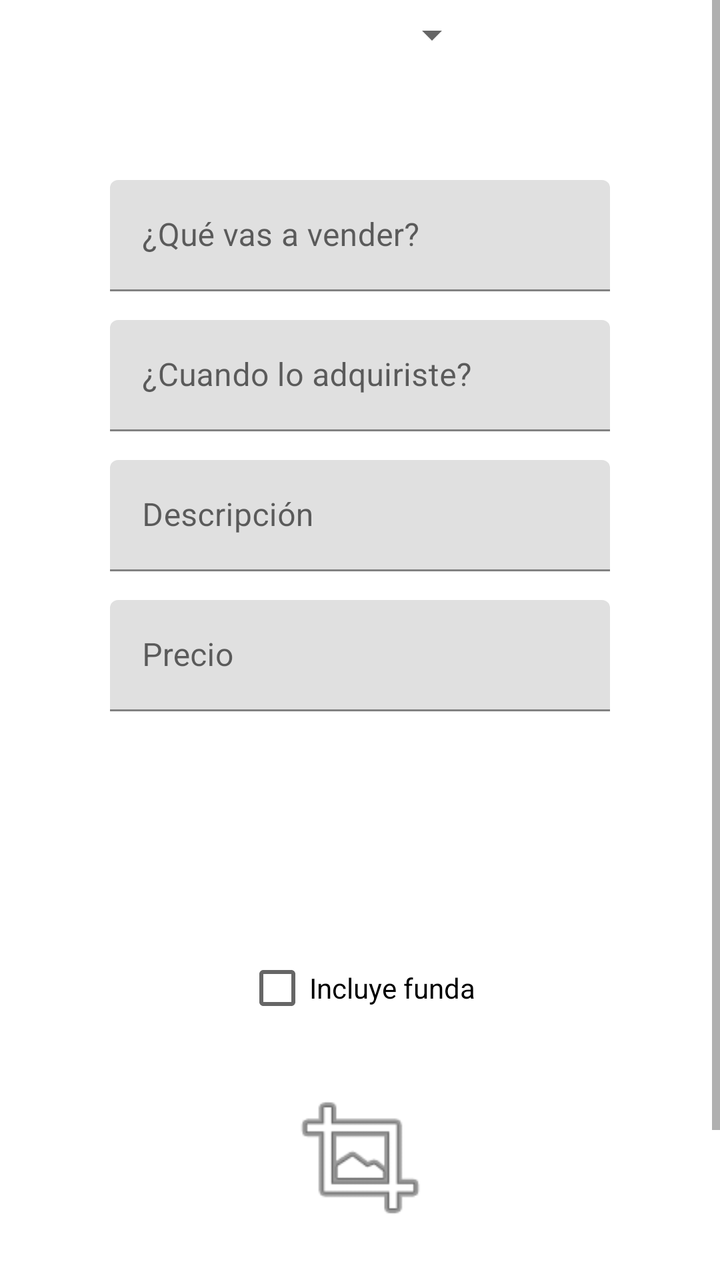
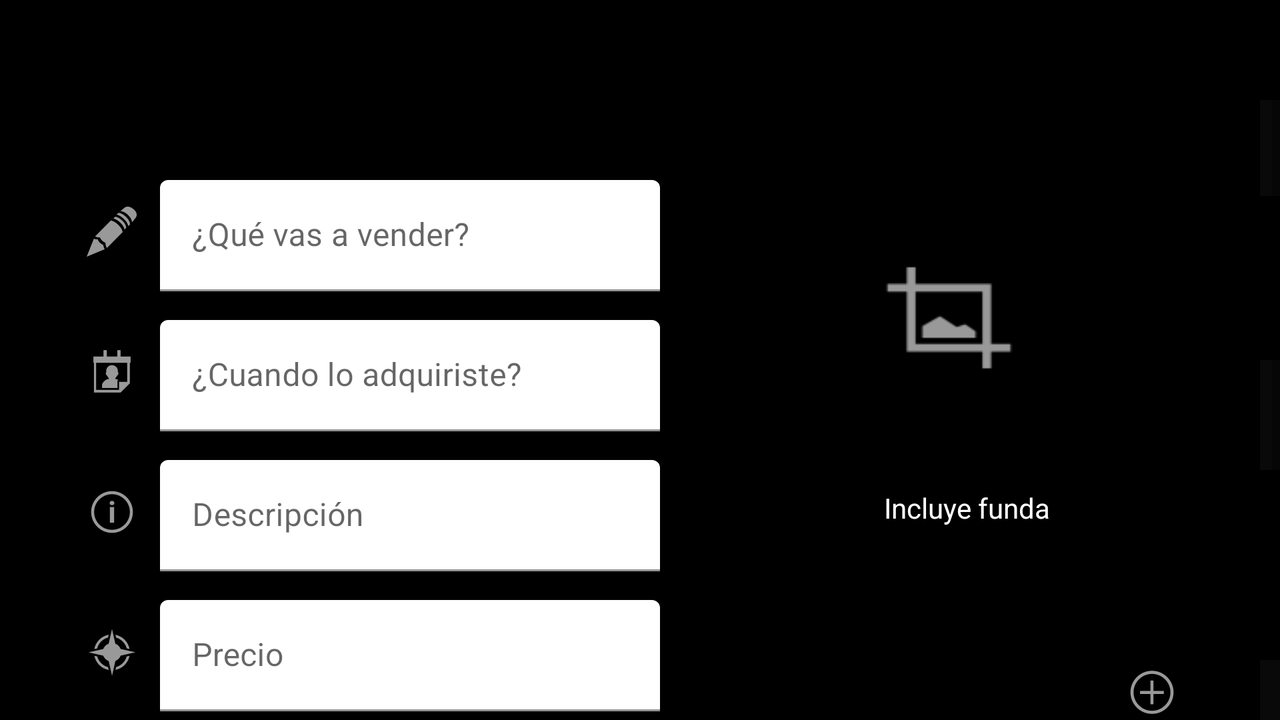

The same Android screen from two of the app's own layout files: first res/layout/ as a phone draws it, then the author's variant for another configuration, drawn on a device whose configuration selects that folder. Both files follow.
<!-- AndroidManifest.xml: application theme Theme.Musec -->
<!-- res/layout/content_form.xml -->
<?xml version="1.0" encoding="utf-8"?>
<androidx.constraintlayout.widget.ConstraintLayout xmlns:android="http://schemas.android.com/apk/res/android"
    xmlns:app="http://schemas.android.com/apk/res-auto"
    xmlns:tools="http://schemas.android.com/tools"
    android:id="@+id/Guardar"
    android:layout_width="match_parent"
    android:layout_height="match_parent"
    android:background="#FFFFFF"
    app:layout_behavior="@string/appbar_scrolling_view_behavior">

    <ScrollView
        android:layout_width="match_parent"
        android:layout_height="match_parent">

        <androidx.constraintlayout.widget.ConstraintLayout
            android:layout_width="match_parent"
            android:layout_height="wrap_content">

            <CheckBox
                android:id="@+id/checkBox2"
                android:layout_width="wrap_content"
                android:layout_height="wrap_content"
                android:layout_marginTop="470dp"
                android:text="Incluye funda"
                app:layout_constraintEnd_toEndOf="parent"
                app:layout_constraintStart_toStartOf="parent"
                app:layout_constraintTop_toTopOf="parent" />

            <ImageView
                android:id="@+id/imageView4"
                android:layout_width="89dp"
                android:layout_height="77dp"
                android:layout_marginTop="540dp"
                app:layout_constraintEnd_toEndOf="parent"
                app:layout_constraintStart_toStartOf="parent"
                app:layout_constraintTop_toTopOf="parent"
                app:srcCompat="@android:drawable/ic_menu_crop" />

            <Button
                android:id="@+id/button4"
                android:layout_width="66dp"
                android:layout_height="55dp"
                android:layout_marginTop="670dp"
                android:background="#000000"
                android:backgroundTint="#090909"
                app:icon="@android:drawable/ic_menu_save"
                app:layout_constraintEnd_toEndOf="parent"
                app:layout_constraintStart_toStartOf="parent"
                app:layout_constraintTop_toTopOf="parent" />

            <Button
                android:id="@+id/button2"
                android:layout_width="66dp"
                android:layout_height="55dp"
                android:layout_marginTop="670dp"
                android:layout_marginEnd="20dp"
                android:background="#000000"
                android:backgroundTint="#090909"
                app:icon="@android:drawable/ic_menu_delete"
                app:layout_constraintEnd_toEndOf="parent"
                app:layout_constraintTop_toTopOf="parent" />

            <Button
                android:id="@+id/button5"
                android:layout_width="66dp"
                android:layout_height="55dp"
                android:layout_marginStart="20dp"
                android:layout_marginTop="670dp"
                android:background="#000000"
                android:backgroundTint="#090909"
                app:icon="@android:drawable/ic_menu_close_clear_cancel"
                app:layout_constraintStart_toStartOf="parent"
                app:layout_constraintTop_toTopOf="parent" />

            <Spinner
                android:id="@+id/spinner"
                android:layout_width="240dp"
                android:layout_height="35dp"
                tools:layout_editor_absoluteX="86dp"
                tools:layout_editor_absoluteY="400dp" />

            <com.google.android.material.textfield.TextInputLayout
                android:layout_width="250dp"
                android:layout_height="59dp"
                android:layout_marginTop="300dp"
                app:layout_constraintEnd_toEndOf="parent"
                app:layout_constraintStart_toStartOf="parent"
                app:layout_constraintTop_toTopOf="parent">

                <com.google.android.material.textfield.TextInputEditText
                    android:layout_width="match_parent"
                    android:layout_height="wrap_content"
                    android:hint="Precio" />
            </com.google.android.material.textfield.TextInputLayout>

            <com.google.android.material.textfield.TextInputLayout
                android:layout_width="250dp"
                android:layout_height="59dp"
                android:layout_marginTop="230dp"
                app:layout_constraintEnd_toEndOf="parent"
                app:layout_constraintStart_toStartOf="parent"
                app:layout_constraintTop_toTopOf="parent">

                <com.google.android.material.textfield.TextInputEditText
                    android:layout_width="match_parent"
                    android:layout_height="wrap_content"
                    android:hint="Descripción" />
            </com.google.android.material.textfield.TextInputLayout>

            <com.google.android.material.textfield.TextInputLayout
                android:layout_width="250dp"
                android:layout_height="59dp"
                android:layout_marginTop="160dp"
                app:layout_constraintEnd_toEndOf="parent"
                app:layout_constraintStart_toStartOf="parent"
                app:layout_constraintTop_toTopOf="parent">

                <com.google.android.material.textfield.TextInputEditText
                    android:layout_width="match_parent"
                    android:layout_height="wrap_content"
                    android:hint="¿Cuando lo adquiriste?" />
            </com.google.android.material.textfield.TextInputLayout>

            <com.google.android.material.textfield.TextInputLayout
                android:layout_width="250dp"
                android:layout_height="59dp"
                android:layout_marginTop="90dp"
                app:layout_constraintEnd_toEndOf="parent"
                app:layout_constraintStart_toStartOf="parent"
                app:layout_constraintTop_toTopOf="parent">

                <com.google.android.material.textfield.TextInputEditText
                    android:layout_width="match_parent"
                    android:layout_height="wrap_content"
                    android:hint="¿Qué vas a vender?" />
            </com.google.android.material.textfield.TextInputLayout>
        </androidx.constraintlayout.widget.ConstraintLayout>
    </ScrollView>

</androidx.constraintlayout.widget.ConstraintLayout>
<!-- resources referenced by this layout -->
<resources>
  <style name="Theme.Musec" parent="Theme.MaterialComponents.DayNight.DarkActionBar">
          
          <item name="colorPrimary">@color/purple_500</item>
          <item name="colorPrimaryVariant">@color/purple_700</item>
          <item name="colorOnPrimary">@color/white</item>
          
          <item name="colorSecondary">@color/teal_200</item>
          <item name="colorSecondaryVariant">@color/teal_700</item>
          <item name="colorOnSecondary">@color/black</item>
          
          <item name="android:statusBarColor" tools:targetApi="l">?attr/colorPrimaryVariant</item>
          
      </style>
  <color name="purple_500">#FF6200EE</color>
  <color name="purple_700">#FF3700B3</color>
  <color name="white">#FFFFFFFF</color>
  <color name="teal_200">#FF03DAC5</color>
  <color name="teal_700">#FF018786</color>
  <color name="black">#FF000000</color>
</resources>
<!-- res/layout-land/content_form.xml (the author's variant of the layout above) -->
<!-- drawn on the phone turned sideways -->
<?xml version="1.0" encoding="utf-8"?>
<androidx.constraintlayout.widget.ConstraintLayout
    xmlns:android="http://schemas.android.com/apk/res/android"
    xmlns:app="http://schemas.android.com/apk/res-auto"
    xmlns:tools="http://schemas.android.com/tools"
    android:layout_width="match_parent"
    android:layout_height="match_parent">

    <ScrollView
        tools:layout_editor_absoluteX="16dp"
        tools:layout_editor_absoluteY="-201dp"
        android:layout_width="match_parent"
        android:layout_height="match_parent">

        <androidx.constraintlayout.widget.ConstraintLayout
            android:layout_width="match_parent"
            android:layout_height="wrap_content"
            android:background="#000000">

            <ImageView
                android:id="@+id/imageView7"
                android:layout_width="wrap_content"
                android:layout_height="wrap_content"
                android:layout_marginStart="560dp"
                android:layout_marginTop="330dp"
                app:layout_constraintStart_toStartOf="parent"
                app:layout_constraintTop_toTopOf="parent"
                app:srcCompat="@android:drawable/ic_menu_add" />

            <ImageView
                android:id="@+id/imageView6"
                android:layout_width="wrap_content"
                android:layout_height="wrap_content"
                android:layout_marginTop="310dp"
                android:layout_marginEnd="8dp"
                app:layout_constraintEnd_toStartOf="@+id/textInputLayout"
                app:layout_constraintTop_toTopOf="parent"
                app:srcCompat="@android:drawable/ic_menu_compass" />

            <ImageView
                android:id="@+id/imageView5"
                android:layout_width="wrap_content"
                android:layout_height="wrap_content"
                android:layout_marginTop="100dp"
                android:layout_marginEnd="8dp"
                app:layout_constraintEnd_toStartOf="@+id/textInputLayout3"
                app:layout_constraintTop_toTopOf="parent"
                app:srcCompat="@android:drawable/ic_menu_edit" />

            <ImageView
                android:id="@+id/imageView3"
                android:layout_width="wrap_content"
                android:layout_height="wrap_content"
                android:layout_marginTop="170dp"
                android:layout_marginEnd="8dp"
                app:layout_constraintEnd_toStartOf="@+id/textInputLayout4"
                app:layout_constraintTop_toTopOf="parent"
                app:srcCompat="@android:drawable/ic_menu_my_calendar" />

            <Spinner
                android:id="@+id/spinner"
                android:layout_width="175dp"
                android:layout_height="28dp"
                android:layout_marginStart="380dp"
                android:layout_marginTop="330dp"
                app:layout_constraintStart_toStartOf="parent"
                app:layout_constraintTop_toTopOf="parent" />

            <CheckBox
                android:id="@+id/checkBox2"
                android:layout_width="wrap_content"
                android:layout_height="wrap_content"
                android:layout_marginStart="410dp"
                android:layout_marginTop="230dp"
                android:text="Incluye funda"
                android:textColor="#FFFFFF"
                app:layout_constraintStart_toStartOf="parent"
                app:layout_constraintTop_toTopOf="parent" />

            <ImageView
                android:id="@+id/imageView4"
                android:layout_width="89dp"
                android:layout_height="77dp"
                android:layout_marginStart="430dp"
                android:layout_marginTop="120dp"
                android:background="@android:drawable/ic_menu_crop"
                app:layout_constraintStart_toStartOf="parent"
                app:layout_constraintTop_toTopOf="parent" />

            <Button
                android:id="@+id/button4"
                android:layout_width="66dp"
                android:layout_height="55dp"
                android:layout_marginStart="630dp"
                android:background="#000000"
                android:backgroundTint="#090909"
                app:icon="@android:drawable/ic_menu_save"
                app:layout_constraintBottom_toBottomOf="parent"
                app:layout_constraintStart_toStartOf="parent"
                app:layout_constraintTop_toTopOf="parent" />

            <Button
                android:id="@+id/button2"
                android:layout_width="66dp"
                android:layout_height="0dp"
                android:layout_marginStart="630dp"
                android:layout_marginTop="50dp"
                android:background="#000000"
                android:backgroundTint="#090909"
                app:icon="@android:drawable/ic_menu_delete"
                app:layout_constraintStart_toStartOf="parent"
                app:layout_constraintTop_toTopOf="parent" />

            <Button
                android:id="@+id/button5"
                android:layout_width="66dp"
                android:layout_height="55dp"
                android:layout_marginStart="630dp"
                android:layout_marginTop="330dp"
                android:layout_marginBottom="30dp"
                android:background="#000000"
                android:backgroundTint="#090909"
                app:icon="@android:drawable/ic_menu_close_clear_cancel"
                app:layout_constraintBottom_toBottomOf="parent"
                app:layout_constraintStart_toStartOf="parent"
                app:layout_constraintTop_toTopOf="parent" />

            <com.google.android.material.textfield.TextInputLayout
                android:id="@+id/textInputLayout"
                android:layout_width="250dp"
                android:layout_height="59dp"
                android:layout_marginStart="80dp"
                android:layout_marginTop="300dp"
                app:boxBackgroundColor="#FFFFFF"
                app:layout_constraintStart_toStartOf="parent"
                app:layout_constraintTop_toTopOf="parent">

                <com.google.android.material.textfield.TextInputEditText
                    android:layout_width="match_parent"
                    android:layout_height="wrap_content"
                    android:hint="Precio"
                    android:textColorHint="#000000" />
            </com.google.android.material.textfield.TextInputLayout>

            <com.google.android.material.textfield.TextInputLayout
                android:id="@+id/textInputLayout2"
                android:layout_width="250dp"
                android:layout_height="59dp"
                android:layout_marginStart="80dp"
                android:layout_marginTop="230dp"
                app:boxBackgroundColor="#FFFFFF"
                app:layout_constraintStart_toStartOf="parent"
                app:layout_constraintTop_toTopOf="parent">

                <com.google.android.material.textfield.TextInputEditText
                    android:layout_width="match_parent"
                    android:layout_height="wrap_content"
                    android:hint="Descripción"
                    android:textColorHint="#000000" />
            </com.google.android.material.textfield.TextInputLayout>

            <com.google.android.material.textfield.TextInputLayout
                android:id="@+id/textInputLayout4"
                android:layout_width="250dp"
                android:layout_height="59dp"
                android:layout_marginStart="80dp"
                android:layout_marginTop="160dp"
                app:boxBackgroundColor="#FFFFFF"
                app:layout_constraintStart_toStartOf="parent"
                app:layout_constraintTop_toTopOf="parent">

                <com.google.android.material.textfield.TextInputEditText
                    android:layout_width="match_parent"
                    android:layout_height="wrap_content"
                    android:hint="¿Cuando lo adquiriste?"
                    android:textColorHint="#000000" />
            </com.google.android.material.textfield.TextInputLayout>

            <com.google.android.material.textfield.TextInputLayout
                android:id="@+id/textInputLayout3"
                android:layout_width="250dp"
                android:layout_height="59dp"
                android:layout_marginStart="80dp"
                android:layout_marginTop="90dp"
                app:boxBackgroundColor="#FFFFFF"
                app:layout_constraintStart_toStartOf="parent"
                app:layout_constraintTop_toTopOf="parent">

                <com.google.android.material.textfield.TextInputEditText
                    android:id="@+id/text"
                    android:layout_width="match_parent"
                    android:layout_height="wrap_content"
                    android:hint="¿Qué vas a vender?"
                    android:textColorHint="#000000" />
            </com.google.android.material.textfield.TextInputLayout>

            <ImageView
                android:id="@+id/imageView"
                android:layout_width="wrap_content"
                android:layout_height="wrap_content"
                android:layout_marginTop="240dp"
                android:layout_marginEnd="8dp"
                app:layout_constraintEnd_toStartOf="@+id/textInputLayout2"
                app:layout_constraintTop_toTopOf="parent"
                app:srcCompat="@android:drawable/ic_menu_info_details" />
        </androidx.constraintlayout.widget.ConstraintLayout>
    </ScrollView>
</androidx.constraintlayout.widget.ConstraintLayout>
